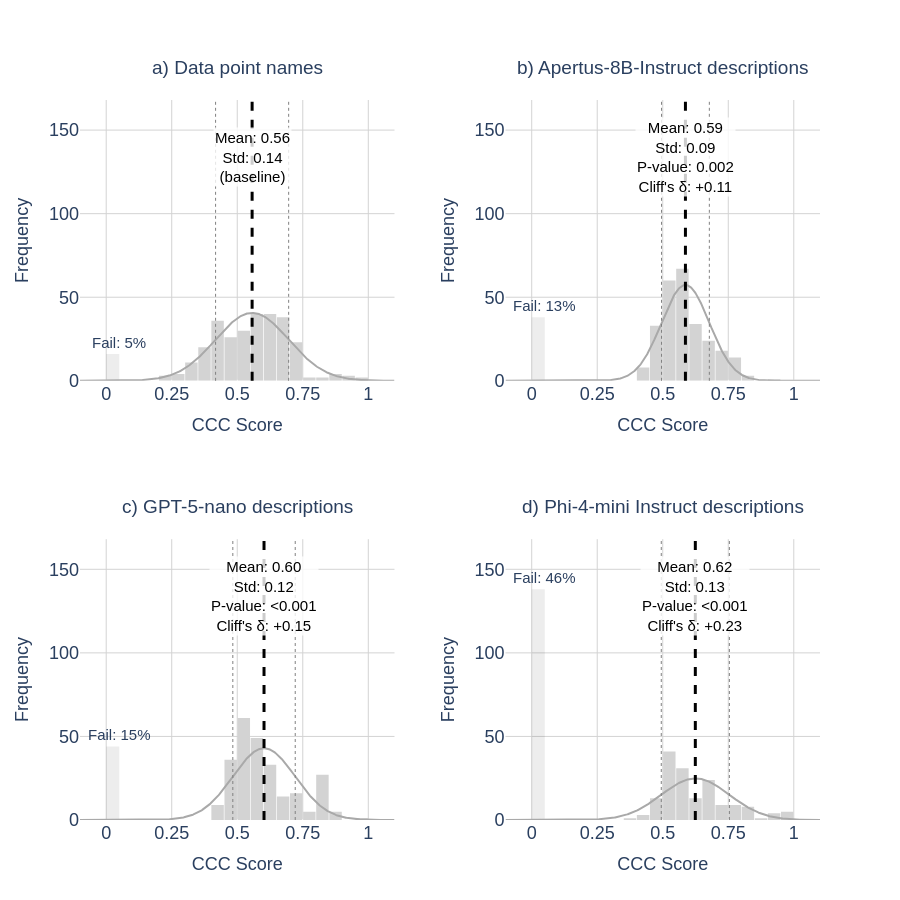

The notebook cell this image was saved under:
### Code cell
import plotly.graph_objects as go
from plotly.subplots import make_subplots
import pandas as pd
import numpy as np
from scipy import stats
from scipy.stats import ttest_ind
from statsmodels.stats.multitest import multipletests

# --- Configuration ---
bin_size = 0.05
x_min, x_max = -0.1, 1.1
bin_edges = np.arange(x_min, x_max + bin_size, bin_size)
bin_config = dict(start=x_min, end=x_max, size=bin_size)

# --- Data (non-zero = conditional on successful clustering; 0 = degenerate/failed) ---
nz = lambda s: s[s > 0]

raw = {
    "a) Data point names":                 df_data_points['user_attrs_ccc_score'],
    "b) Apertus-8B-Instruct descriptions":  df_descriptions['user_attrs_ccc_score'],
    "c) GPT-5-nano descriptions":           df_descriptions_gpt['user_attrs_ccc_score'],
    "d) Phi-4-mini Instruct descriptions":  df_descriptions_phi['user_attrs_ccc_score'],
}
names = list(raw.keys())
base_full = raw[names[0]]
base_nz   = nz(base_full)

# datasets used for plotting + stats = the NON-ZERO scores (matches the hypothesis)
datasets = [(nz(raw[n]), n, 'lightgrey') for n in names]

def cliffs_delta(a, b):
    a, b = np.asarray(a), np.asarray(b)
    return np.sign(a[:, None] - b[None, :]).mean()

# --- Hypothesis test: one-sided Welch on non-zero scores, Holm-corrected over the 3 methods ---
method_idx = [1, 2, 3]                       # indices into `names` (everything but the baseline)
raw_p, deltas, fails = {}, {}, {}
for i in method_idx:
    v_nz = nz(raw[names[i]])
    # one-sided Welch: H1 = method > data_points
    _, p_one = ttest_ind(v_nz, base_nz, equal_var=False, alternative='greater')
    raw_p[i]  = p_one
    deltas[i] = cliffs_delta(v_nz, base_nz)
    fails[i]  = (raw[names[i]] <= 0).mean()

reject, p_holm_arr, *_ = multipletests([raw_p[i] for i in method_idx], method='holm')
p_holm    = dict(zip(method_idx, p_holm_arr))
confirmed = dict(zip(method_idx, reject))
base_fail = (base_full <= 0).mean()

def fmt_p(p):
    return "<0.001" if p < 0.001 else f"{p:.3f}"

# --- Global Y-Max for alignment (computed on the non-zero data we actually plot) ---
# failed (CCC <= 0) counts per group, in the same order as `datasets`
n_fail_counts = [int((raw[n] <= 0).sum()) for n in names]

# Global Y-Max: account for both the non-zero bars AND the failed bars
max_nonzero = max(np.histogram(data, bins=bin_edges)[0].max() for data, _, _ in datasets)
max_freq = max(max_nonzero, max(n_fail_counts))
global_y_max = max_freq + 30


# --- Helper: normal curve (kept for visual reference only; data are non-normal) ---
def get_normal_curve(data, x_min, x_max, bin_size):
    mu, std = data.mean(), data.std()
    x_range = np.linspace(x_min, x_max, 500)
    y_curve = stats.norm.pdf(x_range, mu, std + 1e-9) * len(data) * bin_size
    return x_range, y_curve, mu, std

# --- Subplots ---
fig = make_subplots(rows=2, cols=2, horizontal_spacing=0.15, vertical_spacing=0.22,
                    subplot_titles=["placeholder"] * 4)

for i, (data, name, color) in enumerate(datasets):
    row, col = (i // 2) + 1, (i % 2) + 1
    x_curve, y_curve, mu, std = get_normal_curve(data, x_min, x_max, bin_size)

    fig.layout.annotations[i].update(
        text=f"<span style='font-size:19px'>{name}</span><br><span style='font-size:12px'> </span>")

    fig.add_trace(go.Histogram(x=data, marker_color=color, opacity=1,
                               xbins=bin_config, autobinx=False, showlegend=False),
                  row=row, col=col)
    fig.add_trace(go.Scatter(x=x_curve, y=y_curve, mode='lines',
                             line=dict(color='darkgray', width=2), showlegend=False),
                  row=row, col=col)
    
    # very light grey bar for failed/degenerate trials (CCC = 0), shown at the 0 bin
    n_fail = int((raw[name] <= 0).sum())
    if n_fail > 0:
        fig.add_trace(go.Bar(
            x=[bin_size / 2], y=[n_fail], width=bin_size,
            marker=dict(color='rgba(0,0,0,0.07)', line=dict(width=0)),
            showlegend=False,
            hovertemplate=f'failed (CCC=0): {n_fail}<extra></extra>'
        ), row=row, col=col)

        # fail % label sitting on top of the 0-bar
        fail_pct = n_fail / len(raw[name])
        fig.add_annotation(
            x=bin_size, y=n_fail,
            text=f"Fail: {fail_pct:.0%}",
            showarrow=False, yshift=12,            # 12px above the bar top
            font=dict(color="dark gray", size=15),
            row=row, col=col
        )


        

    fig.add_vline(x=mu, line_width=3, line_dash="dash", line_color="black", row=row, col=col)
    fig.add_vline(x=mu - std, line_width=1, line_dash="dot", line_color="gray", row=row, col=col)
    fig.add_vline(x=mu + std, line_width=1, line_dash="dot", line_color="gray", row=row, col=col)

    if i == 0:   # baseline: no test against itself
        text = f"Mean: {mu:.2f}<br>Std: {std:.2f}<br>(baseline)"
    else:
        tag = "\u2713 confirmed" if raw_p[i] < 0.05 else "n.s."
        text = (f"Mean: {mu:.2f}<br>Std: {std:.2f}"
                f"<br>P-value: {fmt_p(raw_p[i])}<br>Cliff's \u03b4: {deltas[i]:+.2f}")

    fig.add_annotation(x=mu, y=max_freq -10, text=text, showarrow=False, yshift=10,
                       font=dict(color="black", size=15),
                       bgcolor="rgba(255, 255, 255, 0.8)", row=row, col=col)

# --- Layout ---
fig.update_layout(width=900, height=900, plot_bgcolor='white', paper_bgcolor='white',
                  font=dict(family='Arial', size=18), bargap=0.05, barmode='overlay')

fig.update_xaxes(title_text='CCC Score', range=[x_min, x_max], showgrid=True,
                 gridcolor='lightgray', dtick=0.25, title_font=dict(size=18))
fig.update_yaxes(title_text='Frequency', range=[0, global_y_max], showgrid=True,
                 gridcolor='lightgray', title_font=dict(size=18))

fig.write_image("260604_optimization_results_ccc.png", scale=3)
fig.show()

### Figure 1 — Plotly figure (JSON) as saved in the notebook; plotly's stock layout.template omitted (floating-point values rounded to 4 significant figures; data arrays with more than 128 entries replaced by an {"elided": "..."} marker saying what was removed)
{"data": [{"marker": {"color": "lightgrey"}, "opacity": 1, "showlegend": false, "type": "histogram", "x": {"elided": "284 float values"}, "xaxis": "x", "xbins": {"end": 1.1, "size": 0.05, "start": -0.1}, "yaxis": "y"}, {"line": {"color": "darkgray", "width": 2}, "mode": "lines", "showlegend": false, "type": "scatter", "x": {"elided": "500 float values"}, "xaxis": "x", "y": {"elided": "500 float values"}, "yaxis": "y"}, {"hovertemplate": "failed (CCC=0): 16<extra></extra>", "marker": {"color": "rgba(0, 0, 0, 0.07)", "line": {"width": 0}}, "showlegend": false, "type": "bar", "width": 0.05, "x": [0.025], "xaxis": "x", "y": [16], "yaxis": "y"}, {"marker": {"color": "lightgrey"}, "opacity": 1, "showlegend": false, "type": "histogram", "x": {"elided": "262 float values"}, "xaxis": "x2", "xbins": {"end": 1.1, "size": 0.05, "start": -0.1}, "yaxis": "y2"}, {"line": {"color": "darkgray", "width": 2}, "mode": "lines", "showlegend": false, "type": "scatter", "x": {"elided": "500 float values"}, "xaxis": "x2", "y": {"elided": "500 float values"}, "yaxis": "y2"}, {"hovertemplate": "failed (CCC=0): 38<extra></extra>", "marker": {"color": "rgba(0, 0, 0, 0.07)", "line": {"width": 0}}, "showlegend": false, "type": "bar", "width": 0.05, "x": [0.025], "xaxis": "x2", "y": [38], "yaxis": "y2"}, {"marker": {"color": "lightgrey"}, "opacity": 1, "showlegend": false, "type": "histogram", "x": {"elided": "256 float values"}, "xaxis": "x3", "xbins": {"end": 1.1, "size": 0.05, "start": -0.1}, "yaxis": "y3"}, {"line": {"color": "darkgray", "width": 2}, "mode": "lines", "showlegend": false, "type": "scatter", "x": {"elided": "500 float values"}, "xaxis": "x3", "y": {"elided": "500 float values"}, "yaxis": "y3"}, {"hovertemplate": "failed (CCC=0): 44<extra></extra>", "marker": {"color": "rgba(0, 0, 0, 0.07)", "line": {"width": 0}}, "showlegend": false, "type": "bar", "width": 0.05, "x": [0.025], "xaxis": "x3", "y": [44], "yaxis": "y3"}, {"marker": {"color": "lightgrey"}, "opacity": 1, "showlegend": false, "type": "histogram", "x": {"elided": "162 float values"}, "xaxis": "x4", "xbins": {"end": 1.1, "size": 0.05, "start": -0.1}, "yaxis": "y4"}, {"line": {"color": "darkgray", "width": 2}, "mode": "lines", "showlegend": false, "type": "scatter", "x": {"elided": "500 float values"}, "xaxis": "x4", "y": {"elided": "500 float values"}, "yaxis": "y4"}, {"hovertemplate": "failed (CCC=0): 138<extra></extra>", "marker": {"color": "rgba(0, 0, 0, 0.07)", "line": {"width": 0}}, "showlegend": false, "type": "bar", "width": 0.05, "x": [0.025], "xaxis": "x4", "y": [138], "yaxis": "y4"}], "layout": {"annotations": [{"font": {"size": 16}, "showarrow": false, "text": "<span style='font-size:19px'>a) Data point names</span><br><span style='font-size:12px'> </span>", "x": 0.2125, "xanchor": "center", "xref": "paper", "y": 1, "yanchor": "bottom", "yref": "paper"}, {"font": {"size": 16}, "showarrow": false, "text": "<span style='font-size:19px'>b) Apertus-8B-Instruct descriptions</span><br><span style='font-size:12px'> </span>", "x": 0.7875, "xanchor": "center", "xref": "paper", "y": 1, "yanchor": "bottom", "yref": "paper"}, {"font": {"size": 16}, "showarrow": false, "text": "<span style='font-size:19px'>c) GPT-5-nano descriptions</span><br><span style='font-size:12px'> </span>", "x": 0.2125, "xanchor": "center", "xref": "paper", "y": 0.39, "yanchor": "bottom", "yref": "paper"}, {"font": {"size": 16}, "showarrow": false, "text": "<span style='font-size:19px'>d) Phi-4-mini Instruct descriptions</span><br><span style='font-size:12px'> </span>", "x": 0.7875, "xanchor": "center", "xref": "paper", "y": 0.39, "yanchor": "bottom", "yref": "paper"}, {"font": {"color": "dark gray", "size": 15}, "showarrow": false, "text": "Fail: 5%", "x": 0.05, "xref": "x", "y": 16, "yref": "y", "yshift": 12}, {"bgcolor": "rgba(255, 255, 255, 0.8)", "font": {"color": "black", "size": 15}, "showarrow": false, "text": "Mean: 0.56<br>Std: 0.14<br>(baseline)", "x": 0.5567, "xref": "x", "y": 128, "yref": "y", "yshift": 10}, {"font": {"color": "dark gray", "size": 15}, "showarrow": false, "text": "Fail: 13%", "x": 0.05, "xref": "x2", "y": 38, "yref": "y2", "yshift": 12}, {"bgcolor": "rgba(255, 255, 255, 0.8)", "font": {"color": "black", "size": 15}, "showarrow": false, "text": "Mean: 0.59<br>Std: 0.09<br>P-value: 0.002<br>Cliff's δ: +0.11", "x": 0.5865, "xref": "x2", "y": 128, "yref": "y2", "yshift": 10}, {"font": {"color": "dark gray", "size": 15}, "showarrow": false, "text": "Fail: 15%", "x": 0.05, "xref": "x3", "y": 44, "yref": "y3", "yshift": 12}, {"bgcolor": "rgba(255, 255, 255, 0.8)", "font": {"color": "black", "size": 15}, "showarrow": false, "text": "Mean: 0.60<br>Std: 0.12<br>P-value: <0.001<br>Cliff's δ: +0.15", "x": 0.6022, "xref": "x3", "y": 128, "yref": "y3", "yshift": 10}, {"font": {"color": "dark gray", "size": 15}, "showarrow": false, "text": "Fail: 46%", "x": 0.05, "xref": "x4", "y": 138, "yref": "y4", "yshift": 12}, {"bgcolor": "rgba(255, 255, 255, 0.8)", "font": {"color": "black", "size": 15}, "showarrow": false, "text": "Mean: 0.62<br>Std: 0.13<br>P-value: <0.001<br>Cliff's δ: +0.23", "x": 0.6243, "xref": "x4", "y": 128, "yref": "y4", "yshift": 10}], "bargap": 0.05, "barmode": "overlay", "font": {"family": "Arial", "size": 18}, "height": 900, "paper_bgcolor": "white", "plot_bgcolor": "white", "shapes": [{"line": {"color": "black", "dash": "dash", "width": 3}, "type": "line", "x0": 0.5567, "x1": 0.5567, "xref": "x", "y0": 0, "y1": 1, "yref": "y domain"}, {"line": {"color": "gray", "dash": "dot", "width": 1}, "type": "line", "x0": 0.4173, "x1": 0.4173, "xref": "x", "y0": 0, "y1": 1, "yref": "y domain"}, {"line": {"color": "gray", "dash": "dot", "width": 1}, "type": "line", "x0": 0.6961, "x1": 0.6961, "xref": "x", "y0": 0, "y1": 1, "yref": "y domain"}, {"line": {"color": "black", "dash": "dash", "width": 3}, "type": "line", "x0": 0.5865, "x1": 0.5865, "xref": "x2", "y0": 0, "y1": 1, "yref": "y2 domain"}, {"line": {"color": "gray", "dash": "dot", "width": 1}, "type": "line", "x0": 0.4954, "x1": 0.4954, "xref": "x2", "y0": 0, "y1": 1, "yref": "y2 domain"}, {"line": {"color": "gray", "dash": "dot", "width": 1}, "type": "line", "x0": 0.6777, "x1": 0.6777, "xref": "x2", "y0": 0, "y1": 1, "yref": "y2 domain"}, {"line": {"color": "black", "dash": "dash", "width": 3}, "type": "line", "x0": 0.6022, "x1": 0.6022, "xref": "x3", "y0": 0, "y1": 1, "yref": "y3 domain"}, {"line": {"color": "gray", "dash": "dot", "width": 1}, "type": "line", "x0": 0.4831, "x1": 0.4831, "xref": "x3", "y0": 0, "y1": 1, "yref": "y3 domain"}, {"line": {"color": "gray", "dash": "dot", "width": 1}, "type": "line", "x0": 0.7212, "x1": 0.7212, "xref": "x3", "y0": 0, "y1": 1, "yref": "y3 domain"}, {"line": {"color": "black", "dash": "dash", "width": 3}, "type": "line", "x0": 0.6243, "x1": 0.6243, "xref": "x4", "y0": 0, "y1": 1, "yref": "y4 domain"}, {"line": {"color": "gray", "dash": "dot", "width": 1}, "type": "line", "x0": 0.4944, "x1": 0.4944, "xref": "x4", "y0": 0, "y1": 1, "yref": "y4 domain"}, {"line": {"color": "gray", "dash": "dot", "width": 1}, "type": "line", "x0": 0.7541, "x1": 0.7541, "xref": "x4", "y0": 0, "y1": 1, "yref": "y4 domain"}], "width": 900, "xaxis": {"anchor": "y", "domain": [0, 0.425], "dtick": 0.25, "gridcolor": "lightgray", "range": [-0.1, 1.1], "showgrid": true, "title": {"font": {"size": 18}, "text": "CCC Score"}, "type": "linear"}, "xaxis2": {"anchor": "y2", "domain": [0.575, 1], "dtick": 0.25, "gridcolor": "lightgray", "range": [-0.1, 1.1], "showgrid": true, "title": {"font": {"size": 18}, "text": "CCC Score"}, "type": "linear"}, "xaxis3": {"anchor": "y3", "domain": [0, 0.425], "dtick": 0.25, "gridcolor": "lightgray", "range": [-0.1, 1.1], "showgrid": true, "title": {"font": {"size": 18}, "text": "CCC Score"}, "type": "linear"}, "xaxis4": {"anchor": "y4", "domain": [0.575, 1], "dtick": 0.25, "gridcolor": "lightgray", "range": [-0.1, 1.1], "showgrid": true, "title": {"font": {"size": 18}, "text": "CCC Score"}, "type": "linear"}, "yaxis": {"anchor": "x", "domain": [0.61, 1], "gridcolor": "lightgray", "range": [0, 168], "showgrid": true, "title": {"font": {"size": 18}, "text": "Frequency"}, "type": "linear"}, "yaxis2": {"anchor": "x2", "domain": [0.61, 1], "gridcolor": "lightgray", "range": [0, 168], "showgrid": true, "title": {"font": {"size": 18}, "text": "Frequency"}, "type": "linear"}, "yaxis3": {"anchor": "x3", "domain": [0, 0.39], "gridcolor": "lightgray", "range": [0, 168], "showgrid": true, "title": {"font": {"size": 18}, "text": "Frequency"}, "type": "linear"}, "yaxis4": {"anchor": "x4", "domain": [0, 0.39], "gridcolor": "lightgray", "range": [0, 168], "showgrid": true, "title": {"font": {"size": 18}, "text": "Frequency"}, "type": "linear"}}}
